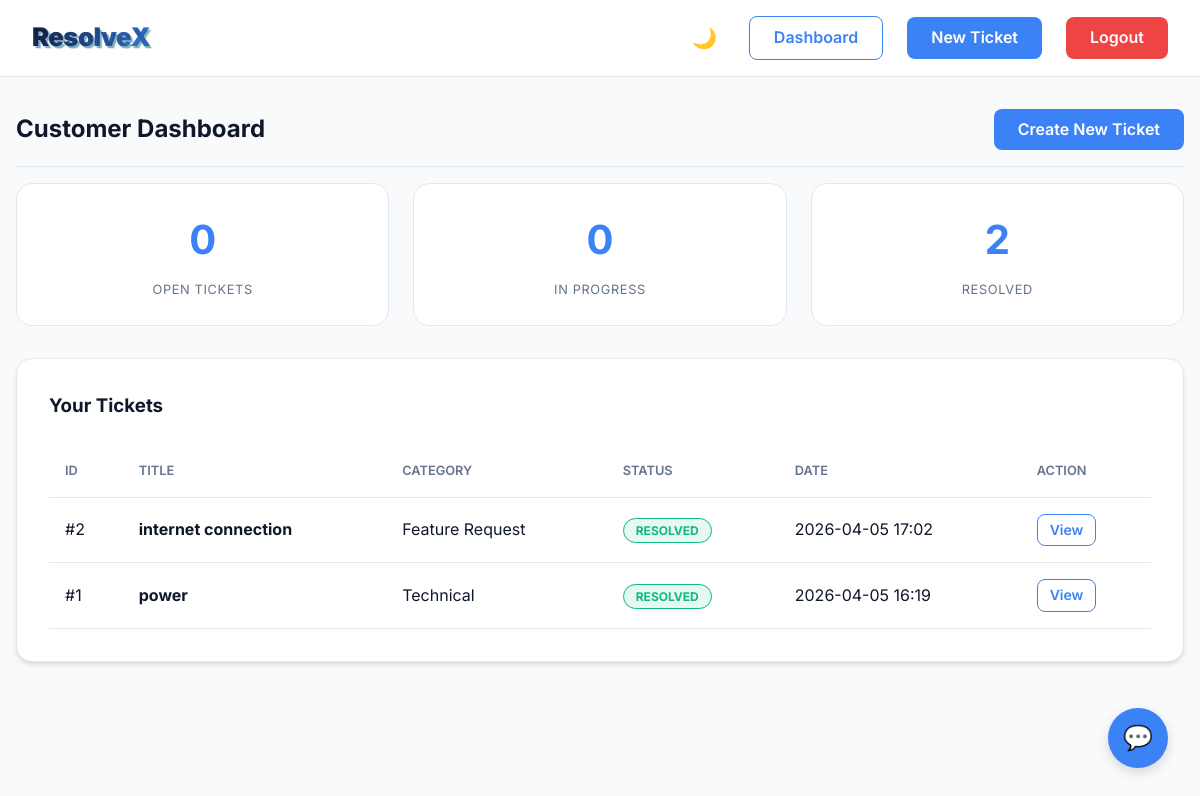
The page /dashboard (signed in) on the database its author committed.
### models.py (models this page shows)
class Ticket(db.Model):
    id = db.Column(db.Integer, primary_key=True)
    title = db.Column(db.String(150), nullable=False)
    description = db.Column(db.Text, nullable=False)
    category = db.Column(db.String(50), nullable=False) # Technical, Billing, etc.
    priority = db.Column(db.String(20), nullable=False) # Low, Medium, High
    status = db.Column(db.String(20), default='Open') # Open, In Progress, Resolved, Closed
    created_at = db.Column(db.DateTime, default=datetime.utcnow)
    user_id = db.Column(db.Integer, db.ForeignKey('user.id'), nullable=False)
    messages = db.relationship('Message', backref='ticket', lazy=True, cascade="all, delete-orphan")

### app.py (the view)
@app.route('/dashboard')
@login_required
def dashboard():
    if session.get('role') == 'admin':
        return redirect(url_for('admin_dashboard'))
    tickets = Ticket.query.filter_by(user_id=session['user_id']).order_by(Ticket.created_at.desc()).all()
    stats = {
        'open': Ticket.query.filter_by(user_id=session['user_id'], status='Open').count(),
        'in_progress': Ticket.query.filter_by(user_id=session['user_id'], status='In Progress').count(),
        'resolved': Ticket.query.filter_by(user_id=session['user_id'], status='Resolved').count()
    }
    return render_template('dashboard.html', tickets=tickets, stats=stats)

### app.py (called while the page is built)
def login_required(f):
    @wraps(f)
    def decorated_function(*args, **kwargs):
        if 'user_id' not in session:
            flash('Please log in to access this page.', 'error')
            return redirect(url_for('index'))
        return f(*args, **kwargs)
    return decorated_function

### templates/dashboard.html
{% extends "base.html" %}
{% block content %}
<div class="ticket-header">
    <h2>Customer Dashboard</h2>
    <a href="{{ url_for('create_ticket') }}" class="btn btn-primary">Create New Ticket</a>
</div>
<div class="stats-grid">
    <div class="stat-card">
        <div class="stat-value">{{ stats.open }}</div>
        <div class="stat-label">Open Tickets</div>
    </div>
    <div class="stat-card">
        <div class="stat-value">{{ stats.in_progress }}</div>
        <div class="stat-label">In Progress</div>
    </div>
    <div class="stat-card">
        <div class="stat-value">{{ stats.resolved }}</div>
        <div class="stat-label">Resolved</div>
    </div>
</div>
<div class="card">
    <h3 class="mb-2">Your Tickets</h3>
    {% if tickets %}
    <div style="overflow-x: auto;">
        <table>
            <thead>
                <tr>
                    <th>ID</th>
                    <th>Title</th>
                    <th>Category</th>
                    <th>Status</th>
                    <th>Date</th>
                    <th>Action</th>
                </tr>
            </thead>
            <tbody>
                {% for ticket in tickets %}
                <tr>
                    <td>#{{ ticket.id }}</td>
                    <td><strong>{{ ticket.title }}</strong></td>
                    <td>{{ ticket.category }}</td>
                    <td>
                        <span class="badge badge-{{ ticket.status|lower|replace(' ', '-') }}">{{ ticket.status }}</span>
                    </td>
                    <td>{{ ticket.created_at.strftime('%Y-%m-%d %H:%M') }}</td>
                    <td>
                        <a href="{{ url_for('ticket_detail', ticket_id=ticket.id) }}" class="btn btn-outline btn-sm">View</a>
                    </td>
                </tr>
                {% endfor %}
            </tbody>
        </table>
    </div>
    {% else %}
    <p class="text-muted" style="padding: 2rem; text-align: center;">You haven't created any tickets yet. Click "Create New Ticket" to get started.</p>
    {% endif %}
</div>
{% endblock %}

### static/css/style.css (style rules this page uses)
:root { --bg-color: #f8fafc; --card-bg: #ffffff; --text-main: #0f172a; --text-muted: #64748b; --primary: #3b82f6; --primary-hover: #2563eb; --accent: #10b981; --danger: #ef4444; --warning: #f59e0b; --border: #e2e8f0; }
* { box-sizing: border-box; margin: 0; padding: 0; }
body { font-family: 'Inter', 'Segoe UI', sans-serif; background-color: var(--bg-color); color: var(--text-main); line-height: 1.6; transition: background-color 0.3s, color 0.3s; }
a { color: var(--primary); text-decoration: none; transition: color 0.2s; }
.btn { display: inline-block; padding: 0.5rem 1.5rem; border-radius: 0.5rem; font-weight: 600; cursor: pointer; border: none; transition: all 0.2s ease; text-align: center; font-family: inherit; font-size: 1rem; }
.btn-sm { padding: 0.25rem 0.75rem; font-size: 0.875rem; }
.btn-primary { background: var(--primary); color: white; }
.btn-outline { background: transparent; border: 1px solid var(--primary); color: var(--primary); }
.card { background: var(--card-bg); border-radius: 1rem; padding: 2rem; box-shadow: 0 4px 6px -1px rgba(0, 0, 0, 0.1), 0 2px 4px -1px rgba(0, 0, 0, 0.06); border: 1px solid var(--border); margin-bottom: 1.5rem; animation: fadeIn 0.4s ease-out; }
.badge { padding: 0.25rem 0.75rem; border-radius: 9999px; font-size: 0.75rem; font-weight: 700; text-transform: uppercase; }
.badge-resolved { background: rgba(16, 185, 129, 0.1); color: var(--accent); border: 1px solid var(--accent); }
table { width: 100%; border-collapse: collapse; margin-top: 1rem; }
th, td { padding: 1rem; text-align: left; border-bottom: 1px solid var(--border); }
th { color: var(--text-muted); font-weight: 600; text-transform: uppercase; font-size: 0.8rem; }
.stats-grid { display: grid; grid-template-columns: repeat(auto-fit, minmax(200px, 1fr)); gap: 1.5rem; margin-bottom: 2rem; }
.stat-card { text-align: center; padding: 1.5rem; background: var(--card-bg); border-radius: 1rem; border: 1px solid var(--border); }
.stat-value { font-size: 2.5rem; font-weight: 700; color: var(--primary); }
.stat-label { color: var(--text-muted); text-transform: uppercase; font-size: 0.8rem; letter-spacing: 0.05em; margin-top: 0.5rem; }
.ticket-header { display: flex; justify-content: space-between; align-items: center; margin-bottom: 1rem; padding-bottom: 1rem; border-bottom: 1px solid var(--border); }
.mb-2 { margin-bottom: 0.5rem; }

### rows shown on the page
Ticket: id "2", title "internet connection", category "Feature Request", status "RESOLVED", created_at "2026-04-05 17:02"
Ticket: id "1", title "power", category "Technical", status "RESOLVED", created_at "2026-04-05 16:19"

### other values the page prints
{{ stats.open }} "0"
{{ stats.in_progress }} "0"
{{ stats.resolved }} "2"
